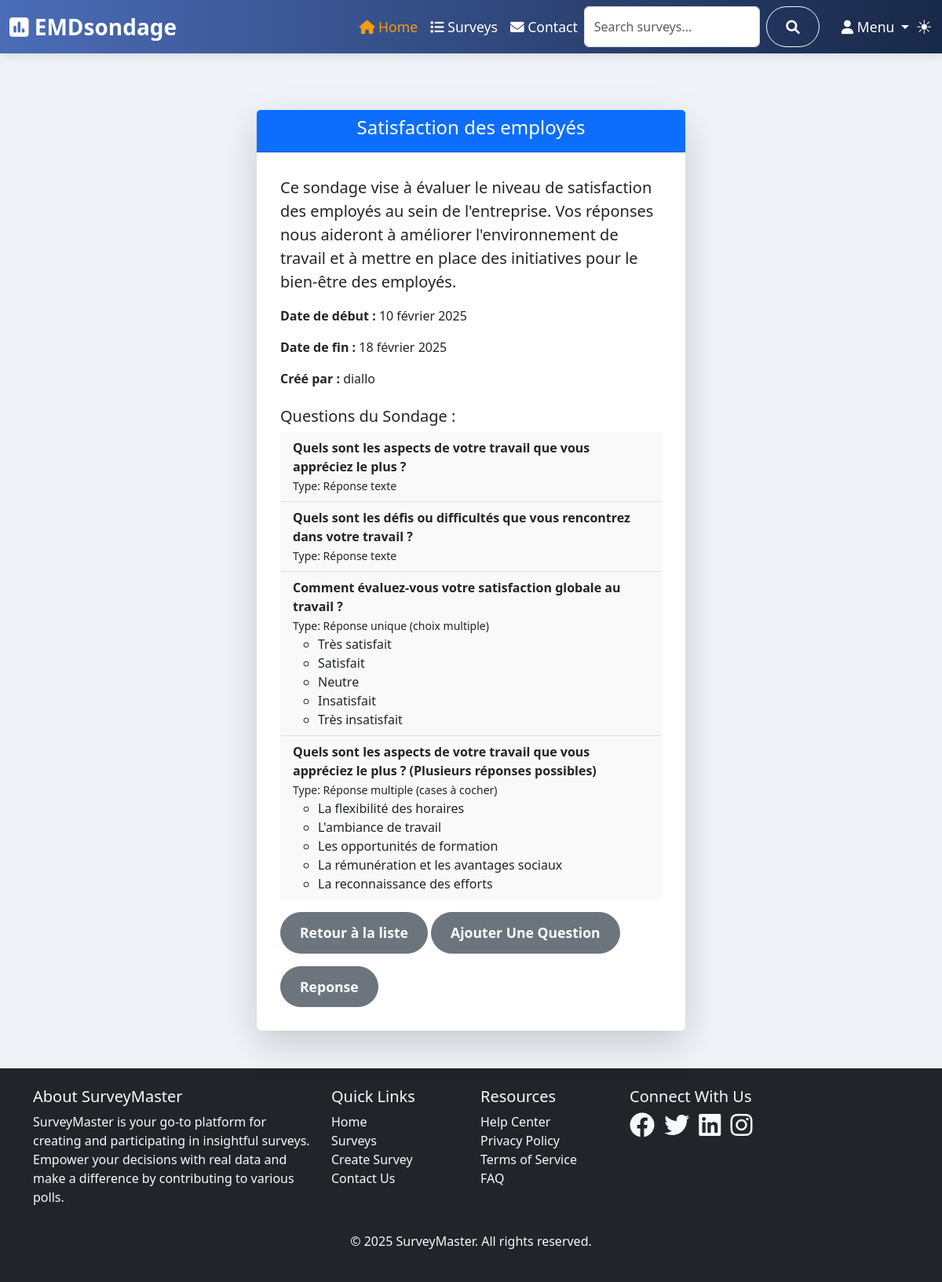
Page /survey/2/ (signed in) on the committed database.
### survey/models.py (models this page shows, shortened)
class Survey(models.Model):
    title = models.CharField(max_length=255)
    description = models.TextField()
    start_date = models.DateField()
    end_date = models.DateField()
    creator = models.ForeignKey(User, on_delete=models.CASCADE, related_name='surveys')

class Question(models.Model):
    TEXT = 'text'
    SINGLE_CHOICE = 'single_choice'
    MULTIPLE_CHOICE = 'multiple_choice'
    QUESTION_TYPES = [
        (TEXT, 'Réponse texte'),
        (SINGLE_CHOICE, 'Réponse unique (choix multiple)'),
        (MULTIPLE_CHOICE, 'Réponse multiple (cases à cocher)')
    ]
    text = models.CharField(max_length=500)
    question_type = models.CharField(max_length=20, choices=QUESTION_TYPES)
    survey = models.ForeignKey(Survey, on_delete=models.CASCADE, related_name='questions')

class Choice(models.Model):
    question = models.ForeignKey(Question, on_delete=models.CASCADE, related_name='choices')
    text = models.CharField(max_length=255)

### users/models.py (models this page shows)
class User(AbstractBaseUser, PermissionsMixin):
    email = models.EmailField(unique=True)
    first_name = models.CharField(max_length=30)
    last_name = models.CharField(max_length=30)
    is_active = models.BooleanField(default=False)
    is_staff = models.BooleanField(default=False)
    is_superuser = models.BooleanField(default=False)
    date_joined = models.DateTimeField(default=timezone.now)
    username = None
    objects = UserManager()
    USERNAME_FIELD = 'email'
    EMAIL_FIELD = 'email'
    REQUIRED_FIELDS = ['first_name', 'last_name', 'password']

### survey/views.py (the view)
# urls.py: path('survey/<int:pk>/', DetailSurvey.as_view(), name='survey_detail'),
class DetailSurvey(LoginRequiredMixin, DetailView):
    model = Survey
    template_name = "survey/survey_detail.html"
    context_object_name = 'survey'
    def get_context_data(self, **kwargs):
        context = super().get_context_data(**kwargs)
        context['questions'] = self.object.questions.all()
        return context

### survey/templates/survey/survey_detail.html (shortened to what this page needs)
{% extends 'survey/base.html' %}
{% block nav %}
    {% include "survey/nav.html" %}
{% endblock nav %}
{% block content %}
<div class="container py-5">
    <div class="row justify-content-center">
        <div class="col-md-8 col-lg-6">
            <div class="card shadow-lg border-0 rounded-lg">
                <div class="card-header text-center bg-primary text-white">
                    <h4 class="font-weight-bold">{{ survey.title }}</h4>
                </div>
                <div class="card-body">
                    <p class="lead">{{ survey.description }}</p>
                    <p><strong>Date de début :</strong> {{ survey.start_date }}</p>
                    <p><strong>Date de fin :</strong> {{ survey.end_date }}</p>
                    <p><strong>Créé par :</strong> {{ survey.creator.first_name }}</p>
                    <h5 class="mt-4">Questions du Sondage :</h5>
                    {% if questions %}
                        <ul class="list-group list-group-flush">
                            {% for question in questions %}
                                <li class="list-group-item">
                                    <strong>{{ question.text }}</strong>
                                    <br>
                                    <small>Type: {{ question.get_question_type_display }}</small>
                                    {% if question.question_type != 'text' %}
                                        <ul>
                                            {% for choice in question.choices.all %}
                                                <li>{{ choice.text }}</li>
                                            {% endfor %}
                                        </ul>
                                    {% endif %}
                                </li>
                            {% endfor %}
                        </ul>
                    {% else %}
                        <p>Aucune question pour ce sondage.</p>
                    {% endif %}
                    <a href="{% url 'liste' %}" class="btn btn-secondary mt-3">Retour à la liste</a>
                    <a href="{% url 'add_question' survey.id %}" class="btn btn-secondary mt-3">Ajouter Une Question</a>
                    <a href="{% url 'survey_responses' survey.id %}" class="btn btn-secondary mt-3">Reponse</a>
                </div>
            </div>
        </div>
    </div>
</div>
{% endblock content %}
{% block footer %}
    {% include "survey/footer.html" %}
{% endblock footer %}

### survey/templates/survey/survey_detail.html (style rules this page uses)
body { background-color: #f0f4f8; font-family: 'Segoe UI', Tahoma, Geneva, Verdana, sans-serif; }
.card-header { background-color: #007bff; color: white; }
.card-body { background-color: #ffffff; padding: 30px; border-radius: 8px; }
.list-group-item { background-color: #f9f9f9; }
.btn { font-size: 1.1rem; font-weight: bold; border-radius: 50px; padding: 12px 24px; }

### rows in the picture
Survey: title "Satisfaction des employés", description "Ce sondage vise à évaluer le niveau de satisfaction des employés au sein de l'entreprise. Vos réponses nous aideront à améliorer l'environnement de travail et à mettre en place des initiatives pour le bien-être des employés.", start_date "10 février 2025", end_date "18 février 2025", creator.first_name "diallo"
Question: text "Quels sont les aspects de votre travail que vous appréciez le plus ?", question_type "Réponse texte"
Question: text "Quels sont les défis ou difficultés que vous rencontrez dans votre travail ?", question_type "Réponse texte"
Question: text "Comment évaluez-vous votre satisfaction globale au travail ?", question_type "Réponse unique (choix multiple)"
Choice: text "Très satisfait"
Choice: text "Satisfait"
Choice: text "Neutre"
Choice: text "Insatisfait"
Choice: text "Très insatisfait"
Question: text "Quels sont les aspects de votre travail que vous appréciez le plus ? (Plusieurs réponses possibles)", question_type "Réponse multiple (cases à cocher)"
Choice: text "La flexibilité des horaires"
Choice: text "L'ambiance de travail"
Choice: text "Les opportunités de formation"
Choice: text "La rémunération et les avantages sociaux"
Choice: text "La reconnaissance des efforts"
